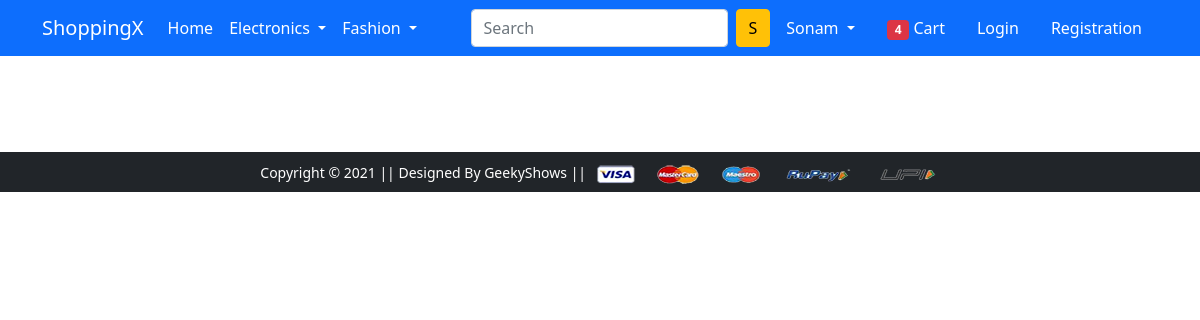
/topwear, run on an earlier commit of the app's database.
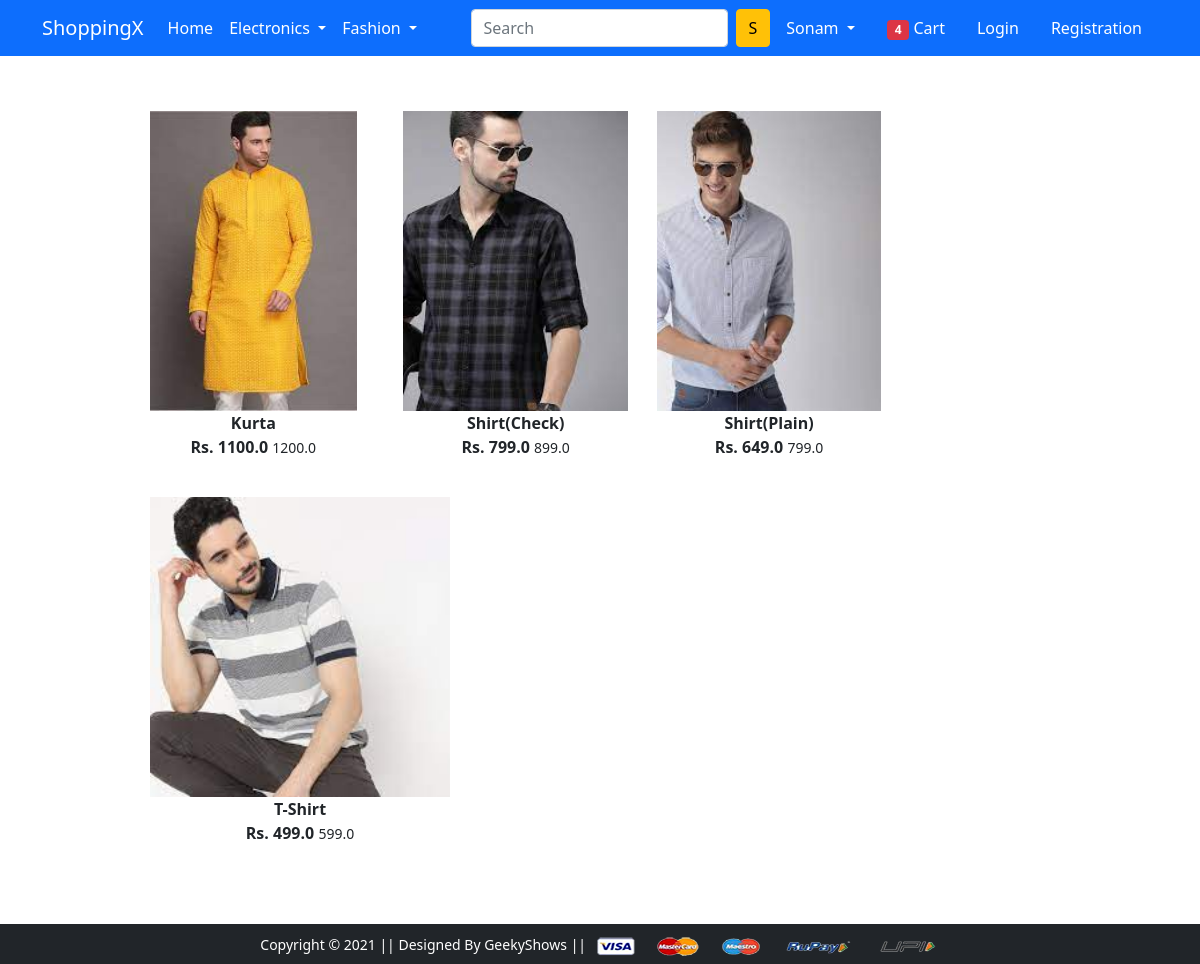
And on a later commit of the database.
### app/models.py (models this page shows)
class Product(models.Model):
    title = models.CharField( max_length=100)
    selling_price = models.FloatField()
    discounted_price = models.FloatField()
    description = models.TextField()
    brand = models.CharField( max_length=100)
    category = models.CharField(max_length=2,choices = Category_choices)
    product_image = models.ImageField( upload_to='producting', height_field=None, width_field=None, max_length=None)

### app/views.py (the view)
# urls.py: path('topwear', views.topwear, name='topwear'),
def topwear(request,data=None):
  if data==None:
   topwear = Product.objects.filter(category='TW')
  else :
   topwear = Product.objects.filter(category='TW').filter(brand = data)
  return render(request,'app/topwear.html',{'topwear':topwear})

### app/templates/app/topwear.html (shortened to what this page needs)
{% extends 'app/base.html' %}
{% load static %}
{% block main-content %}
<div class="container my-5">
    <div class="row">
        <div class="col-sm-8 offset-sm-1">
            <div class="row">
                {% for product in topwear %}
                <div class="col-sm-4 text-center mb-4">
                    <a href="{% url 'product-detail' product.id %}" class="btn">
                        <div class="item">
                            <img src="{{product.product_image.url}}" alt="" height="300" class="">
                            <div class="fw-bold">{{product.title}}</div>
                            <div class="fw-bold">
                                Rs. {{product.discounted_price}}
                                <small class="fw-light text-decolration-line-through">
                                    {{product.selling_price}}
                                </small>
                            </div>
                        </div>
                    </a>
                </div>
                {% endfor %}
            </div>
        </div>
    </div>
</div>
{% endblock main-content %}

What changed in the data, as far as the page shows it:
added Product: product_image (picture), title "Kurta", discounted_price "1100.0", selling_price "1200.0"
added Product: product_image (picture), title "Shirt(Check)", discounted_price "799.0", selling_price "899.0"
added Product: product_image (picture), title "Shirt(Plain)", discounted_price "649.0", selling_price "799.0"
added Product: product_image (picture), title "T-Shirt", discounted_price "499.0", selling_price "599.0"
